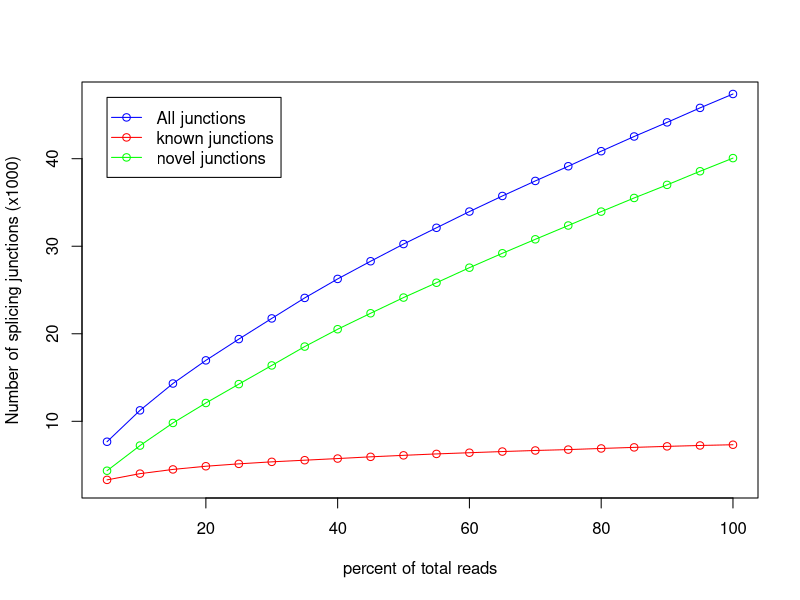

Recreate this plot in R.
pdf('qc_results/rseqc/spaceranger/junction_saturation.junctionSaturation_plot.pdf')
x=c(5,10,15,20,25,30,35,40,45,50,55,60,65,70,75,80,85,90,95,100)
y=c(3311,4023,4505,4868,5141,5371,5558,5746,5943,6113,6276,6412,6546,6668,6769,6900,7023,7138,7240,7325)
z=c(7667,11252,14317,16962,19390,21754,24096,26266,28285,30249,32106,33961,35741,37459,39137,40855,42537,44148,45804,47391)
w=c(4356,7229,9812,12094,14249,16383,18538,20520,22342,24136,25830,27549,29195,30791,32368,33955,35514,37010,38564,40066)
m=max(7,47,40)
n=min(3,7,4)
plot(x,z/1000,xlab='percent of total reads',ylab='Number of splicing junctions (x1000)',type='o',col='blue',ylim=c(n,m))
points(x,y/1000,type='o',col='red')
points(x,w/1000,type='o',col='green')
legend(5,47, legend=c("All junctions","known junctions", "novel junctions"),col=c("blue","red","green"),lwd=1,pch=1)
dev.off()
